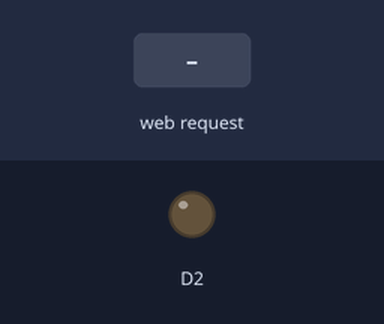
Simulated run of this sketch. Board: ESP8266 (NodeMCU). On the bench: output pins drawn as LEDs (lit = HIGH). Inputs (shaded band) come from the test bench. WiFi joins after 1.5 s; servers stay silent unless stated; what the sketch prints to the serial monitor is not drawn.

Above: at 2.7 s.
2.8 s: HTTP request GET /on received
At 3.5 s:
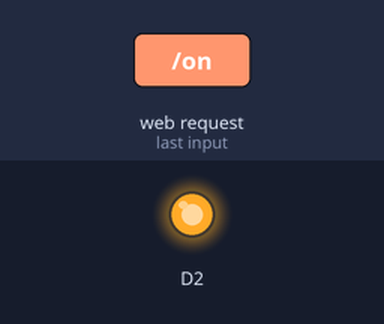
4.3 s: HTTP request GET /off received
At 4.6 s:
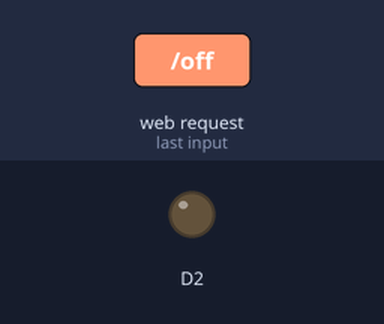
Timing chart, 0 to 7.3 s (numbered marks = the images above; inputs shaded):
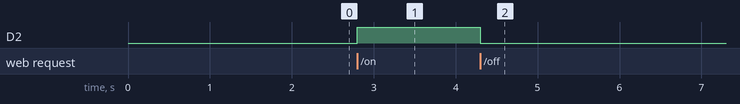

The sketch:

local_web_server.ino
```cpp
#include<ESP8266WiFi.h>
char* ssid = "HAPPY HOME";    //wifi name
char* pass = "umang@!!@@";    // wifi passwd
WiFiServer server(80);    // 80 - port of http
void setup() {
  Serial.begin(9600);
  WiFi.mode(WIFI_STA);  // keep the wifi module in stationary mode
  WiFi.disconnect();
  Serial.println("Setup Completed");
  pinMode(D2,OUTPUT);
  Serial.println("Connecting to WiFi");
  WiFi.begin(ssid,pass);   // connect to wifi n/w
  while(WiFi.status()!= WL_CONNECTED){
       Serial.print(".");
       delay(500);
    }
  Serial.println("WiFi Connected");
  Serial.print("IP Address:");
  Serial.println(WiFi.localIP());   // ip of server
  server.begin();   // start the server
}
void loop() {
    WiFiClient client = server.available();
    if(!client){
        return;
      }
   // Serial.println("New Request Recieved");
    String request = client.readStringUntil('\r');
    Serial.println(request);
    if(request.indexOf("/on") != -1){
        digitalWrite(D2,HIGH);
        Serial.println("LED IS ON");
      }
    if(request.indexOf("/off") != -1){
        digitalWrite(D2,LOW);
        Serial.println("LED IS OFF");
      }

    client.println("<html><title>LED Control</title><head>");
    client.println("<meta name='viewport' content='width=device-width, initial-scale=1'>");
    client.println("<link rel='stylesheet' href='https://maxcdn.bootstrapcdn.com/bootstrap/3.4.1/css/bootstrap.min.css'>");
    client.println("<script src='https://ajax.googleapis.com/ajax/libs/jquery/3.5.1/jquery.min.js'></script>");
    client.println("<script src='https://maxcdn.bootstrapcdn.com/bootstrap/3.4.1/js/bootstrap.min.js'></script>");
    client.println("</head><center>");
    client.println("<h1> LED CONTROL WITH LOCAL WEB SERVER</h1>");
    client.println("<a href='/on'><button type='button' class='btn btn-success'>LED ON</button></a>");
    client.println("<a href='/off'><button type='button' class='btn btn-danger'>LED OFF</button></a>");
    client.println("</center></html>");
}
```

Measured:
- after the input at 2.8 s, D2: LOW → HIGH at once
- after the input at 4.3 s, D2: HIGH → LOW at once
